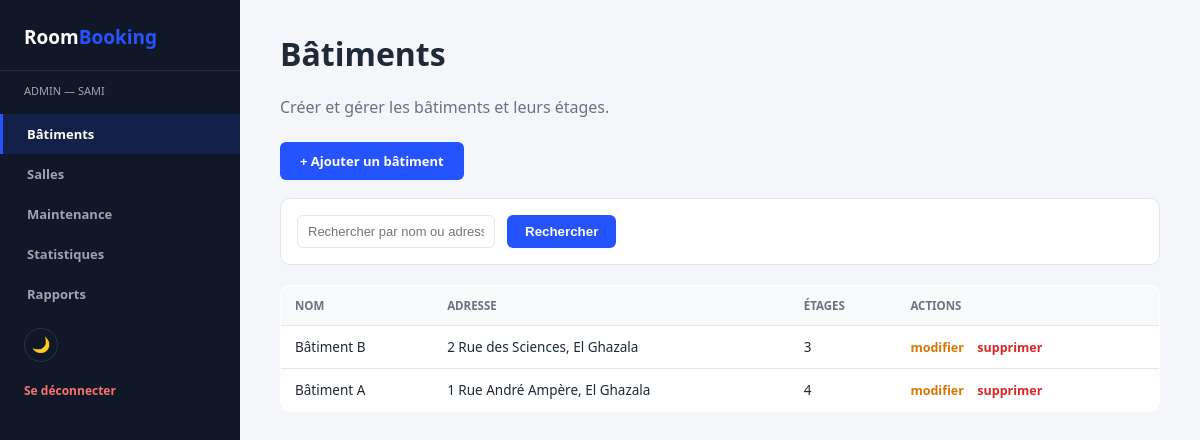
The page /View/Back/batiments.php (signed in) on the database its author committed.
### tables this page shows
CREATE TABLE batiment (
    id INT AUTO_INCREMENT PRIMARY KEY,
    nom VARCHAR(100) NOT NULL,
    adresse VARCHAR(150) NOT NULL,
    nombre_etages INT NOT NULL,
    latitude DECIMAL(10,7) NOT NULL,
    longitude DECIMAL(10,7) NOT NULL
);

### Controller/BatimentController.php (called while the page is built, shortened)
<?php
class BatimentController
{
    public function listBatiments()
    {
        $pdo = config::getConnexion();
        $stmt = $pdo->query("SELECT * FROM batiment ORDER BY id DESC");
        return $stmt->fetchAll();
    }
    public function searchBatiments($motCle = null)
    {
        $pdo = config::getConnexion();
        if (empty($motCle)) {
            return $this->listBatiments();
        }
        $stmt = $pdo->prepare("SELECT * FROM batiment WHERE nom LIKE :mot OR adresse LIKE :mot ORDER BY id DESC");
        $stmt->execute(['mot' => '%' . $motCle . '%']);
        return $stmt->fetchAll();
    }
}

### View/Back/batiments.php (the view, shortened to what this page needs)
<?php
require_once __DIR__ . '/../../Controller/BatimentController.php';
$controller = new BatimentController();
$recherche = $_GET['recherche'] ?? '';
$batiments = $controller->searchBatiments($recherche);
?>
<!DOCTYPE html>
<html lang="fr">
<head>
<link rel="stylesheet" href="assets/css/admin.css">
</head>
<body>
<?php include 'sidebar.php'; ?>
<div class="content">
    <h1>Bâtiments</h1>
    <p class="subtitle">Créer et gérer les bâtiments et leurs étages.</p>
    <a href="addBatiment.php" class="btn-add">+ Ajouter un bâtiment</a>
    <form class="filter-bar" method="GET" action="batiments.php">
        <input type="text" name="recherche" placeholder="Rechercher par nom ou adresse..." value="<?= htmlspecialchars($recherche) ?>">
        <button type="submit">Rechercher</button>
    </form>
    <table class="admin-table">
        <tr><th>Nom</th><th>Adresse</th><th>Étages</th><th>Actions</th></tr>
        <?php foreach ($batiments as $b): ?>
        <tr>
            <td><?= htmlspecialchars($b['nom']) ?></td>
            <td><?= htmlspecialchars($b['adresse']) ?></td>
            <td><?= (int)$b['nombre_etages'] ?></td>
            <td class="actions">
                <a href="updateBatiment.php?id=<?= $b['id'] ?>" class="update">modifier</a>
                <a href="batiments.php?delete=<?= $b['id'] ?>" class="delete" onclick="return confirm('Supprimer ce bâtiment ?');">supprimer</a>
            </td>
        </tr>
        <?php endforeach; ?>
    </table>
</div>
</body>
</html>

### View/Back/assets/css/admin.css (style rules this page uses)
:root { --bg:#f4f6fa; --panel:#ffffff; --line:#e2e6ee; --text:#1f2937; --text-dim:#6b7280; --primary:#2554ff; --primary-dark:#1a3fd6; --success:#16a34a; --danger:#dc2626; --warning:#d97706; --sidebar-bg:#101828; --sidebar-text:#9aa4b2; --table-header-bg:#f9fafc; --input-bg:#ffffff; --circle-track:#eef0f4; --radius:10px; }
* { box-sizing:border-box; }
body { margin:0; background:var(--bg); color:var(--text); transition:background .2s, color .2s; font-family:'Segoe UI',Roboto,Arial,sans-serif; display:flex; min-height:100vh; }
a { color:var(--primary); text-decoration:none; }
.content { flex:1; padding:32px 40px; }
.content h1 { margin-top:0; }
.content .subtitle { color:var(--text-dim); margin-bottom:24px; }
table.admin-table { width:100%; border-collapse:collapse; background:var(--panel); border:1px solid var(--line); border-radius:var(--radius); overflow:hidden; }
table.admin-table th, table.admin-table td { padding:12px 14px; border-bottom:1px solid var(--line); text-align:left; font-size:13.5px; }
table.admin-table th { background:var(--table-header-bg); color:var(--text-dim); text-transform:uppercase; font-size:11.5px; }
.actions a { margin-right:10px; font-size:12.5px; font-weight:700; }
.actions a.delete { color:var(--danger); }
.actions a.update { color:var(--warning); }
.btn-add { display:inline-block; margin-bottom:18px; background:var(--primary); color:#fff; padding:10px 20px; border-radius:6px; font-weight:700; font-size:13px; }
.filter-bar { display:flex; flex-wrap:wrap; gap:12px; background:var(--panel); border:1px solid var(--line); border-radius:var(--radius); padding:16px; margin-bottom:20px; }
.filter-bar input, .filter-bar select { padding:8px 10px; border:1px solid var(--line); border-radius:6px; font-size:13px; background:var(--input-bg); color:var(--text); }
.filter-bar button { padding:8px 18px; background:var(--primary); color:#fff; border:none; border-radius:6px; font-weight:700; cursor:pointer; }

### rows shown on the page
batiment: nom "Bâtiment B", adresse "2 Rue des Sciences, El Ghazala", nombre_etages "3"
batiment: nom "Bâtiment A", adresse "1 Rue André Ampère, El Ghazala", nombre_etages "4"

### other values the page prints
$role "ADMIN"
$_SESSION['prenom'] "SAMI"
